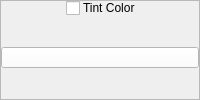
      <widget class="QFrame" name="frame_7">
       <property name="frameShape">
        <enum>QFrame::StyledPanel</enum>
       </property>
       <property name="frameShadow">
        <enum>QFrame::Raised</enum>
       </property>
       <layout class="QVBoxLayout" name="verticalLayout_9">
        <property name="spacing">
         <number>0</number>
        </property>
        <property name="margin">
         <number>0</number>
        </property>
        <item>
         <widget class="QWidget" name="widget_27" native="true">
          <property name="sizePolicy">
           <sizepolicy hsizetype="Preferred" vsizetype="Fixed">
            <horstretch>0</horstretch>
            <verstretch>0</verstretch>
           </sizepolicy>
          </property>
          <property name="styleSheet">
           <string notr="true">.QWidget
{
	border-width: 1px;
	border-style: solid;
	border-color: palette(window-text);
	background-color: palette(window-text);
}

.QWidget&gt;QLabel
{
	border-width: 0px;
	background-color: palette(window-text);
	color: palette(window);
	font-weight: bold;
}</string>
          </property>
          <layout class="QHBoxLayout" name="horizontalLayout_29">
           <property name="spacing">
            <number>3</number>
           </property>
           <property name="margin">
            <number>0</number>
           </property>
           <item>
            <spacer name="horizontalSpacer_15">
             <property name="orientation">
              <enum>Qt::Horizontal</enum>
             </property>
             <property name="sizeHint" stdset="0">
              <size>
               <width>10</width>
               <height>15</height>
              </size>
             </property>
            </spacer>
           </item>
           <item>
            <widget class="QCheckBox" name="cbTintColor">
             <property name="sizePolicy">
              <sizepolicy hsizetype="Fixed" vsizetype="Fixed">
               <horstretch>0</horstretch>
               <verstretch>0</verstretch>
              </sizepolicy>
             </property>
             <property name="text">
              <string/>
             </property>
            </widget>
           </item>
           <item>
            <widget class="QLabel" name="label_14">
             <property name="sizePolicy">
              <sizepolicy hsizetype="Fixed" vsizetype="Fixed">
               <horstretch>0</horstretch>
               <verstretch>0</verstretch>
              </sizepolicy>
             </property>
             <property name="text">
              <string>Tint Color</string>
             </property>
            </widget>
           </item>
           <item>
            <spacer name="horizontalSpacer_16">
             <property name="orientation">
              <enum>Qt::Horizontal</enum>
             </property>
             <property name="sizeHint" stdset="0">
              <size>
               <width>10</width>
               <height>15</height>
              </size>
             </property>
            </spacer>
           </item>
          </layout>
         </widget>
        </item>
        <item>
         <widget class="QWidget" name="wTintColor" native="true">
          <layout class="QHBoxLayout" name="horizontalLayout_10">
           <property name="spacing">
            <number>0</number>
           </property>
           <property name="margin">
            <number>0</number>
           </property>
           <item>
            <widget class="ColorButton" name="bSetTintColor">
             <property name="sizePolicy">
              <sizepolicy hsizetype="Preferred" vsizetype="Fixed">
               <horstretch>0</horstretch>
               <verstretch>0</verstretch>
              </sizepolicy>
             </property>
             <property name="minimumSize">
              <size>
               <width>0</width>
               <height>21</height>
              </size>
             </property>
             <property name="maximumSize">
              <size>
               <width>16777215</width>
               <height>21</height>
              </size>
             </property>
             <property name="styleSheet">
              <string notr="true">background-color: rgb(255, 255, 255);</string>
             </property>
             <property name="text">
              <string/>
             </property>
            </widget>
           </item>
          </layout>
         </widget>
        </item>
       </layout>
      </widget>
